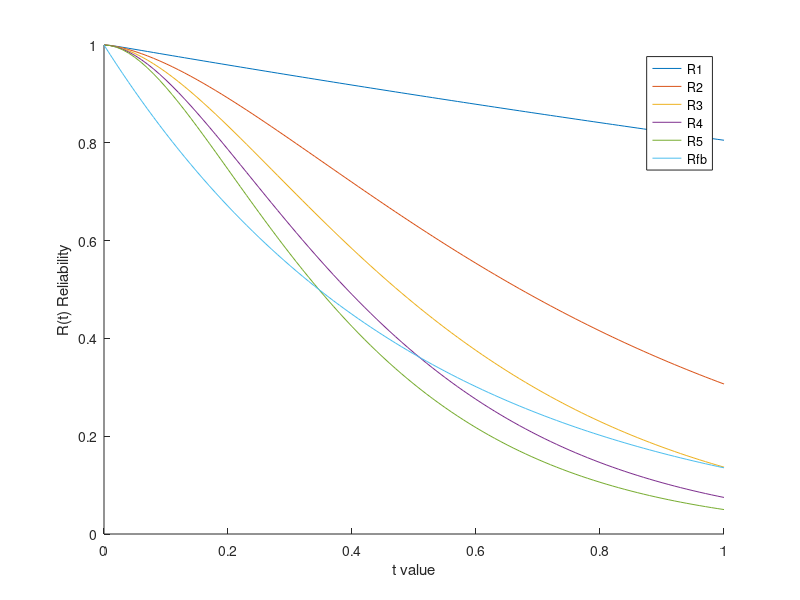
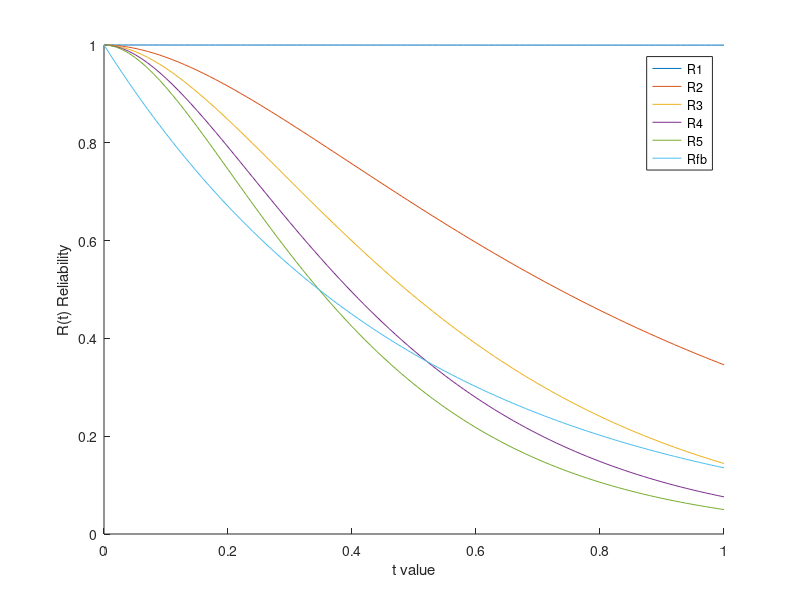
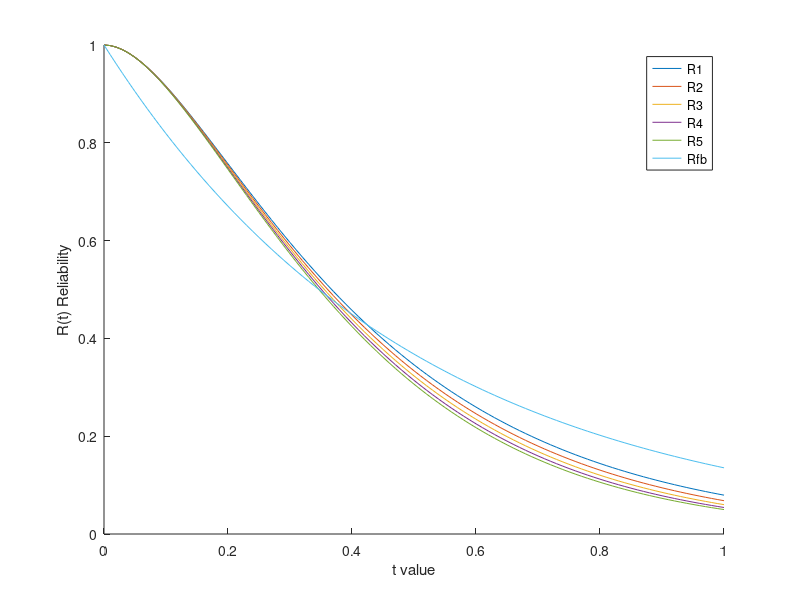

Write the MATLAB code that produced these figures, in order.
clear all;
close all;
format long

%Task 3.3
%Subtask 2


failure_rate =2;
per=[0, .5, 1, 1.5, 2]
temp=[2, 1.5, 1, .5, 0]
repair_rate=100;
t = [0:0.01:1]; 	% t is a vector of time values from 0 to 1

% Markov model for a system component
% The model has 5 states

% the initial state probabilities
P0 = [1, 0,0,0];	% P0(1)=1 means: the system starts in state 1 with probability 1
% transition rate matrix Q = [q11, q12; q21; q22]
% q12 = transition rate from state 1 to state 2
%for k=1:5
lamda_P=0
lamda_T=2
    Q = [-3*lamda_P-3*lamda_T, 3*lamda_P, 3*lamda_T, 0;
         0, -2*lamda_P-2*lamda_T, 0, 2*lamda_P+ 2*lamda_T;
         repair_rate, lamda_P, -3*lamda_P-2*lamda_T-repair_rate, 2*lamda_P+ 2*lamda_T;
         0, 0, 0, 0];

    for i = 1:length(t)
        P(i,:) = P0 * expm(Q*t(i));   % expm computes the matrix exponential
        % row i of P now contains the state probability vector for time t(i)
    end
    
    R1 = 1- P(:,4);                 % the reliability R(t) of the system is the probability of (still) being in state 1 at time t
%Rfa = 1-(1- exp(-failure_rate * t)').^4
%Rf = exp(-failure_rate*t)';  % for comparison: the closed formula for the reliability of a single component
%[R, Rfa, R-Rfa]
lamda_P=.5
lamda_T=1.5
    Q = [-3*lamda_P-3*lamda_T, 3*lamda_P, 3*lamda_T, 0;
         0, -2*lamda_P-2*lamda_T, 0, 2*lamda_P+ 2*lamda_T;
         repair_rate, lamda_P, -3*lamda_P-2*lamda_T-repair_rate, 2*lamda_P+ 2*lamda_T;
         0, 0, 0, 0];

    for i = 1:length(t)
        P(i,:) = P0 * expm(Q*t(i));   % expm computes the matrix exponential
        % row i of P now contains the state probability vector for time t(i)
    end
    
    R2 = 1- P(:,4); 
    
lamda_P=1
lamda_T=1
    Q = [-3*lamda_P-3*lamda_T, 3*lamda_P, 3*lamda_T, 0;
         0, -2*lamda_P-2*lamda_T, 0, 2*lamda_P+ 2*lamda_T;
         repair_rate, lamda_P, -3*lamda_P-2*lamda_T-repair_rate, 2*lamda_P+ 2*lamda_T;
         0, 0, 0, 0];

    for i = 1:length(t)
        P(i,:) = P0 * expm(Q*t(i));   % expm computes the matrix exponential
        % row i of P now contains the state probability vector for time t(i)
    end
    
    R3 = 1- P(:,4);                 % the reliability R(t) of the system is the probability of (still) being in state 1 at time t
%Rfa = 1-(1- exp(-failure_rate * t)').^4
%Rf = exp(-failure_rate*t)';  % for comparison: the closed formula for the reliability of a single component
%[R, Rfa, R-Rfa]
lamda_P=1.5
lamda_T=0.5
    Q = [-3*lamda_P-3*lamda_T, 3*lamda_P, 3*lamda_T, 0;
         0, -2*lamda_P-2*lamda_T, 0, 2*lamda_P+ 2*lamda_T;
         repair_rate, lamda_P, -3*lamda_P-2*lamda_T-repair_rate, 2*lamda_P+ 2*lamda_T;
         0, 0, 0, 0];

    for i = 1:length(t)
        P(i,:) = P0 * expm(Q*t(i));   % expm computes the matrix exponential
        % row i of P now contains the state probability vector for time t(i)
    end
    
    R4 = 1- P(:,4); 
    
lamda_P=2
lamda_T=0
    Q = [-3*lamda_P-3*lamda_T, 3*lamda_P, 3*lamda_T, 0;
         0, -2*lamda_P-2*lamda_T, 0, 2*lamda_P+ 2*lamda_T;
         repair_rate, lamda_P, -3*lamda_P-2*lamda_T-repair_rate, 2*lamda_P+ 2*lamda_T;
         0, 0, 0, 0];

    for i = 1:length(t)
        P(i,:) = P0 * expm(Q*t(i));   % expm computes the matrix exponential
        % row i of P now contains the state probability vector for time t(i)
    end
    
    R5 = 1- P(:,4);    
    
    Rfb = exp(-failure_rate*1*t)'
    
    figure(1)
    hold on
    plot(t, R1,t,R2,t,R3,t,R4,t,R5,t, Rfb)

    xlabel('t value')
    ylabel('R(t) Reliability')
    legend('R1','R2','R3', 'R4', 'R5','Rfb')
%end subtask 3.3.2


% Subtask 3, part - 1, Miu =100000

failure_rate =2;
per=[0, .5, 1, 1.5, 2]
temp=[2, 1.5, 1, .5, 0]
repair_rate=100000;
t = [0:0.01:1]; 	% t is a vector of time values from 0 to 1

% Markov model for a system component
% The model has 5 states

% the initial state probabilities
P0 = [1, 0,0,0];	% P0(1)=1 means: the system starts in state 1 with probability 1
% transition rate matrix Q = [q11, q12; q21; q22]
% q12 = transition rate from state 1 to state 2
%for k=1:5
lamda_P=0
lamda_T=2
    Q = [-3*lamda_P-3*lamda_T, 3*lamda_P, 3*lamda_T, 0;
         0, -2*lamda_P-2*lamda_T, 0, 2*lamda_P+ 2*lamda_T;
         repair_rate, lamda_P, -3*lamda_P-2*lamda_T-repair_rate, 2*lamda_P+ 2*lamda_T;
         0, 0, 0, 0];

    for i = 1:length(t)
        P(i,:) = P0 * expm(Q*t(i));   % expm computes the matrix exponential
        % row i of P now contains the state probability vector for time t(i)
    end
    
    R1 = 1- P(:,4);                 % the reliability R(t) of the system is the probability of (still) being in state 1 at time t
%Rfa = 1-(1- exp(-failure_rate * t)').^4
%Rf = exp(-failure_rate*t)';  % for comparison: the closed formula for the reliability of a single component
%[R, Rfa, R-Rfa]
lamda_P=.5
lamda_T=1.5
    Q = [-3*lamda_P-3*lamda_T, 3*lamda_P, 3*lamda_T, 0;
         0, -2*lamda_P-2*lamda_T, 0, 2*lamda_P+ 2*lamda_T;
         repair_rate, lamda_P, -3*lamda_P-2*lamda_T-repair_rate, 2*lamda_P+ 2*lamda_T;
         0, 0, 0, 0];

    for i = 1:length(t)
        P(i,:) = P0 * expm(Q*t(i));   % expm computes the matrix exponential
        % row i of P now contains the state probability vector for time t(i)
    end
    
    R2 = 1- P(:,4); 
    
lamda_P=1
lamda_T=1
    Q = [-3*lamda_P-3*lamda_T, 3*lamda_P, 3*lamda_T, 0;
         0, -2*lamda_P-2*lamda_T, 0, 2*lamda_P+ 2*lamda_T;
         repair_rate, lamda_P, -3*lamda_P-2*lamda_T-repair_rate, 2*lamda_P+ 2*lamda_T;
         0, 0, 0, 0];

    for i = 1:length(t)
        P(i,:) = P0 * expm(Q*t(i));   % expm computes the matrix exponential
        % row i of P now contains the state probability vector for time t(i)
    end
    
    R3 = 1- P(:,4);                 % the reliability R(t) of the system is the probability of (still) being in state 1 at time t
%Rfa = 1-(1- exp(-failure_rate * t)').^4
%Rf = exp(-failure_rate*t)';  % for comparison: the closed formula for the reliability of a single component
%[R, Rfa, R-Rfa]
lamda_P=1.5
lamda_T=0.5
    Q = [-3*lamda_P-3*lamda_T, 3*lamda_P, 3*lamda_T, 0;
         0, -2*lamda_P-2*lamda_T, 0, 2*lamda_P+ 2*lamda_T;
         repair_rate, lamda_P, -3*lamda_P-2*lamda_T-repair_rate, 2*lamda_P+ 2*lamda_T;
         0, 0, 0, 0];

    for i = 1:length(t)
        P(i,:) = P0 * expm(Q*t(i));   % expm computes the matrix exponential
        % row i of P now contains the state probability vector for time t(i)
    end
    
    R4 = 1- P(:,4); 
    
lamda_P=2
lamda_T=0
    Q = [-3*lamda_P-3*lamda_T, 3*lamda_P, 3*lamda_T, 0;
         0, -2*lamda_P-2*lamda_T, 0, 2*lamda_P+ 2*lamda_T;
         repair_rate, lamda_P, -3*lamda_P-2*lamda_T-repair_rate, 2*lamda_P+ 2*lamda_T;
         0, 0, 0, 0];

    for i = 1:length(t)
        P(i,:) = P0 * expm(Q*t(i));   % expm computes the matrix exponential
        % row i of P now contains the state probability vector for time t(i)
    end
    
    R5 = 1- P(:,4);    
    Rfb = exp(-failure_rate*1*t)'
    
    figure(2)
    hold on
    plot(t, R1,t,R2,t,R3,t,R4,t,R5, t, Rfb)

    xlabel('t value')
    ylabel('R(t) Reliability')
    legend('R1','R2','R3', 'R4', 'R5', 'Rfb')
    
%end Subtask 3.3.3 part -1 for miu =100000


% Subtask 3, part - 2, Miu =1

failure_rate =2;
per=[0, .5, 1, 1.5, 2]
temp=[2, 1.5, 1, .5, 0]
repair_rate=1;
t = [0:0.01:1]; 	% t is a vector of time values from 0 to 1

% Markov model for a system component
% The model has 5 states

% the initial state probabilities
P0 = [1, 0,0,0];	% P0(1)=1 means: the system starts in state 1 with probability 1
% transition rate matrix Q = [q11, q12; q21; q22]
% q12 = transition rate from state 1 to state 2
%for k=1:5
lamda_P=0
lamda_T=2
    Q = [-3*lamda_P-3*lamda_T, 3*lamda_P, 3*lamda_T, 0;
         0, -2*lamda_P-2*lamda_T, 0, 2*lamda_P+ 2*lamda_T;
         repair_rate, lamda_P, -3*lamda_P-2*lamda_T-repair_rate, 2*lamda_P+ 2*lamda_T;
         0, 0, 0, 0];

    for i = 1:length(t)
        P(i,:) = P0 * expm(Q*t(i));   % expm computes the matrix exponential
        % row i of P now contains the state probability vector for time t(i)
    end
    
    R1 = 1- P(:,4);                 % the reliability R(t) of the system is the probability of (still) being in state 1 at time t
%Rfa = 1-(1- exp(-failure_rate * t)').^4
%Rf = exp(-failure_rate*t)';  % for comparison: the closed formula for the reliability of a single component
%[R, Rfa, R-Rfa]
lamda_P=.5
lamda_T=1.5
    Q = [-3*lamda_P-3*lamda_T, 3*lamda_P, 3*lamda_T, 0;
         0, -2*lamda_P-2*lamda_T, 0, 2*lamda_P+ 2*lamda_T;
         repair_rate, lamda_P, -3*lamda_P-2*lamda_T-repair_rate, 2*lamda_P+ 2*lamda_T;
         0, 0, 0, 0];

    for i = 1:length(t)
        P(i,:) = P0 * expm(Q*t(i));   % expm computes the matrix exponential
        % row i of P now contains the state probability vector for time t(i)
    end
    
    R2 = 1- P(:,4); 
    
lamda_P=1
lamda_T=1
    Q = [-3*lamda_P-3*lamda_T, 3*lamda_P, 3*lamda_T, 0;
         0, -2*lamda_P-2*lamda_T, 0, 2*lamda_P+ 2*lamda_T;
         repair_rate, lamda_P, -3*lamda_P-2*lamda_T-repair_rate, 2*lamda_P+ 2*lamda_T;
         0, 0, 0, 0];

    for i = 1:length(t)
        P(i,:) = P0 * expm(Q*t(i));   % expm computes the matrix exponential
        % row i of P now contains the state probability vector for time t(i)
    end
    
    R3 = 1- P(:,4);                 % the reliability R(t) of the system is the probability of (still) being in state 1 at time t
%Rfa = 1-(1- exp(-failure_rate * t)').^4
%Rf = exp(-failure_rate*t)';  % for comparison: the closed formula for the reliability of a single component
%[R, Rfa, R-Rfa]
lamda_P=1.5
lamda_T=0.5
    Q = [-3*lamda_P-3*lamda_T, 3*lamda_P, 3*lamda_T, 0;
         0, -2*lamda_P-2*lamda_T, 0, 2*lamda_P+ 2*lamda_T;
         repair_rate, lamda_P, -3*lamda_P-2*lamda_T-repair_rate, 2*lamda_P+ 2*lamda_T;
         0, 0, 0, 0];

    for i = 1:length(t)
        P(i,:) = P0 * expm(Q*t(i));   % expm computes the matrix exponential
        % row i of P now contains the state probability vector for time t(i)
    end
    
    R4 = 1- P(:,4); 
    
lamda_P=2
lamda_T=0
    Q = [-3*lamda_P-3*lamda_T, 3*lamda_P, 3*lamda_T, 0;
         0, -2*lamda_P-2*lamda_T, 0, 2*lamda_P+ 2*lamda_T;
         repair_rate, lamda_P, -3*lamda_P-2*lamda_T-repair_rate, 2*lamda_P+ 2*lamda_T;
         0, 0, 0, 0];

    for i = 1:length(t)
        P(i,:) = P0 * expm(Q*t(i));   % expm computes the matrix exponential
        % row i of P now contains the state probability vector for time t(i)
    end
    
    R5 = 1- P(:,4);    
    Rfb = exp(-failure_rate*1*t)'
    
    figure(3)
    hold on
    plot(t, R1,t,R2,t,R3,t,R4,t,R5,t , Rfb)

    xlabel('t value')
    ylabel('R(t) Reliability')
    legend('R1','R2','R3', 'R4', 'R5', 'Rfb')
    
%end Subtask 3.3.3 part 2,  for miu =1
